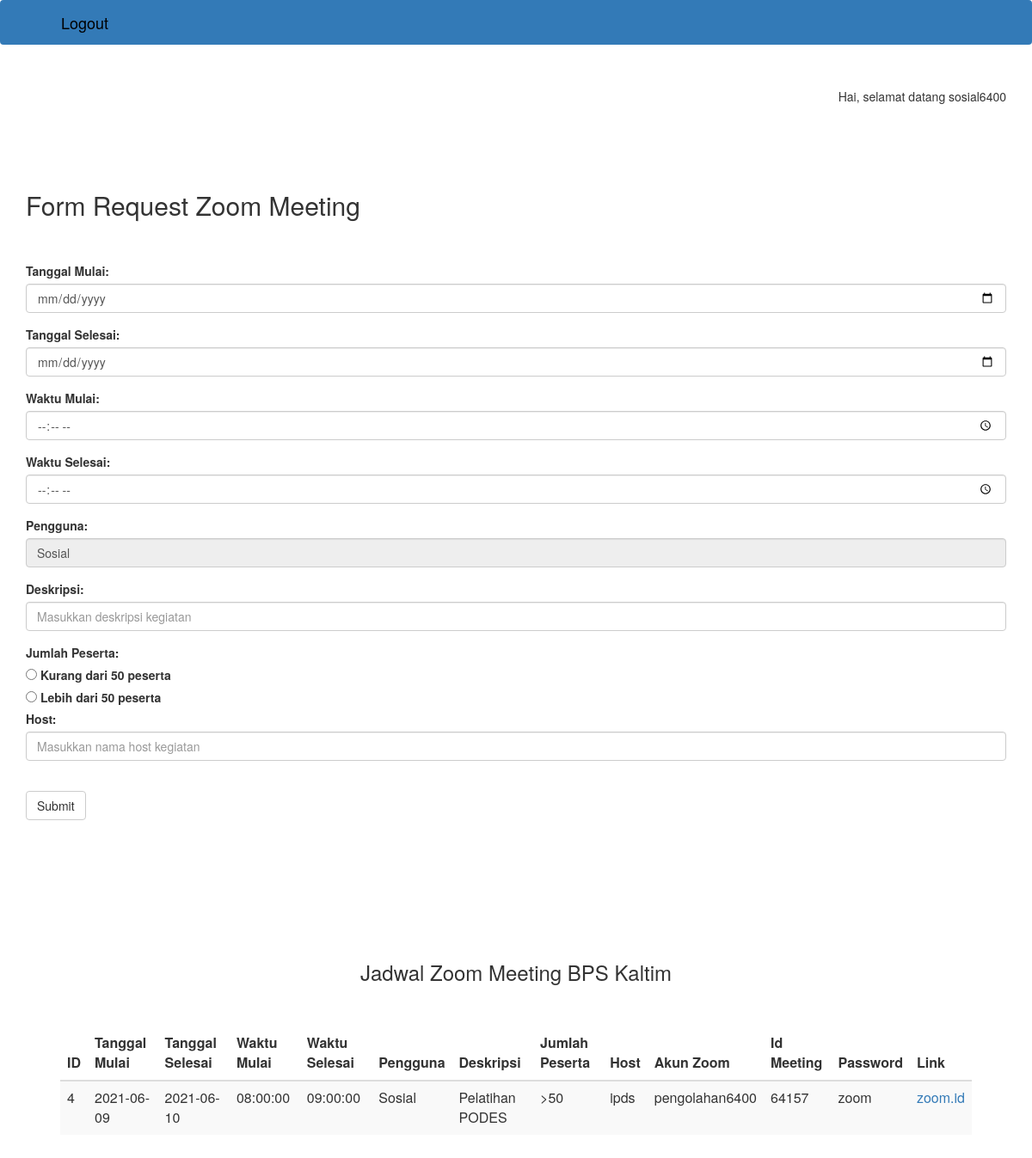
The app's page /req_jadwal/client/index.php (signed in) with its own data.
### tables this page shows
CREATE TABLE `jadwal_zoom` (
  `id` int(11) NOT NULL,
  `tanggal_mulai` date NOT NULL,
  `tanggal_selesai` date NOT NULL,
  `waktu_mulai` time NOT NULL,
  `waktu_selesai` time NOT NULL,
  `pengguna` varchar(225) NOT NULL,
  `deskripsi` varchar(225) NOT NULL,
  `jumlah_peserta` varchar(25) NOT NULL,
  `host` varchar(225) NOT NULL,
  `akun_zoom` varchar(225) NOT NULL,
  `id_meeting` varchar(225) NOT NULL,
  `password` varchar(225) NOT NULL,
  `link` varchar(225) NOT NULL,
  `username` varchar(225) NOT NULL
);

### req_jadwal/client/index.php (the view, shortened to what this page needs)
<html>
<head>
	<link rel="stylesheet" href="https://maxcdn.bootstrapcdn.com/bootstrap/3.4.1/css/bootstrap.min.css">
	<link href="https://cdn.jsdelivr.net/timepicker.js/latest/timepicker.min.css" rel="stylesheet"/>
    <link href="//maxcdn.bootstrapcdn.com/bootstrap/3.3.0/css/bootstrap.min.css" rel="stylesheet" id="bootstrap-css">
</head>
<body>
<nav class="navbar navbar-expand-lg navbar-dark bg-primary">
  <div class="container-fluid">
    <div class="collapse navbar-collapse" id="navbarColor01">
      <ul class="navbar-nav ml-auto">
        <a class="navbar-brand" href="logout.php" id="logout">Logout</a>
      </ul>
    </div>
  </div>
</nav>
<?php
echo "<div class='welcome' style='text-align:right'>" . " <p>Hai, selamat datang ". $_SESSION['username'] . "</p></div>";
$user = $_SESSION['username'];
?>
<br/>
<br/>
<div class="container">
  <h2>Form Request Zoom Meeting</h2>
  <br><br>
  <form id="myForm" method="post" action="<?php echo $_SERVER['PHP_SELF'];?>">
    <div class="form-group">
      <label class="form-label mt-4" for="startdate">Tanggal Mulai:</label>
	  <div class="form-floating mb-3">
      	<input type="date" class="form-control" id="startdate" placeholder="Masukkan tanggal mulai" name="zoom-start-date">
	  </div>
    </div>
    <div class="form-group">
      <label class="form-label mt-4" for="enddate">Tanggal Selesai:</label>
      <input type="date" class="form-control" id="enddate" placeholder="Masukkan tanggal selesai" name="zoom-end-date">
    </div>
	<div class="form-group">
      <label class="form-label mt-4" for="starttime">Waktu Mulai:</label>
      <input type="time" class="form-control" id="starttime" placeholder="Masukkan waktu mulai" name="zoom-start-time">
    </div>
	<div class="form-group">
      <label class="form-label mt-4" for="endtime">Waktu Selesai:</label>
      <input type="time" class="form-control" id="endtime" placeholder="Masukkan waktu selesai" name="zoom-end-time">
    </div>
	<div class="form-group">
      <label class="form-label mt-4" for="pengguna">Pengguna:</label>
	  <div class="form-floating mb-3">
		<?php if ($user == 'sosial6400' ) { ?>
			<input type="text" class="form-control" id="pengguna" name="zoom-pengguna" value="Sosial" readonly>
		<?php } ?>
	  </div>
    </div>
	<div class="form-group">
      <label class="form-label mt-4" for="deskripsi">Deskripsi:</label>
      <input type="text" class="form-control" id="deskripsi" placeholder="Masukkan deskripsi kegiatan" name="zoom-deskripsi">
    </div>
	<div class="">
      <label for="less50">Jumlah Peserta:</label><br>
      <input type="radio" class="" id="less50" name="zoom-radio" value="<50">
	  <label for="less50">Kurang dari 50 peserta</label><br>
	  <input type="radio" class="" id="more50" name="zoom-radio" value=">50">
	  <label for="more50">Lebih dari 50 peserta</label><br>
    </div>
	<div class="form-group">
      <label class="form-label mt-4" for="host">Host:</label>
      <input type="text" class="form-control" id="host" placeholder="Masukkan nama host kegiatan" name="zoom-host">
    </div>
	<br>
    <button type="submit" class="btn btn-default" name="submit">Submit</button>
  </form>
</div>
<br><br><br>
<div id="divtabel">
	<h3 style="text-align:center;">Jadwal Zoom Meeting BPS Kaltim</h3>
	<br><br>
	<table class="table table-hover table-striped">
		<thead class="thead-dark">
			<th>ID</th>
			<th>Tanggal Mulai</th>
			<th>Tanggal Selesai </th>
			<th>Waktu Mulai </th>
			<th>Waktu Selesai</th>
			<th>Pengguna</th>
			<th>Deskripsi</th>
			<th>Jumlah Peserta</th>
			<th>Host</th>
			<th>Akun Zoom</th>
			<th>Id Meeting</th>
			<th>Password</th>
			<th>Link</th>
		</thead>
		<?php
		$link = mysqli_connect("localhost", "root", "", "kalender_zoom");
		$user = $_SESSION['username'];
		$result = mysqli_query($link, "SELECT * FROM jadwal_zoom WHERE username='$user' ORDER BY id ASC");
		while($res = mysqli_fetch_array($result)) {
			echo "<tr>";
			echo "<td>".$res['id']."</td>";
			echo "<td>".$res['tanggal_mulai']."</td>";
			echo "<td>".$res['tanggal_selesai']."</td>";
			echo "<td>".$res['waktu_mulai']."</td>";
			echo "<td>".$res['waktu_selesai']."</td>";
			echo "<td>".$res['pengguna']."</td>";
			echo "<td>".$res['deskripsi']."</td>";
			echo "<td>".$res['jumlah_peserta']."</td>";
			echo "<td>".$res['host']."</td>";
			echo "<td>".$res['akun_zoom']."</td>";
			echo "<td>".$res['id_meeting']."</td>";
			echo "<td>".$res['password']."</td>";
			echo "<td><a href='".$res['link']."'>". $res['link'] ."</a></td>";
			echo "</tr>";
		}
		?>
	</table>
</div>
</body>
</html>

### req_jadwal/client/index.php (style rules this page uses)
.container { border:10px; }
.welcome { padding: 30px; }
#logout { color:black; text-align: right; }
#divtabel { border:10px; padding:70px; }

### records on screen
jadwal_zoom: id "4", tanggal_mulai "2021-06-09", tanggal_selesai "2021-06-10", waktu_mulai "08:00:00", waktu_selesai "09:00:00", pengguna "Sosial", deskripsi "Pelatihan PODES", jumlah_peserta ">50", host "ipds", akun_zoom "pengolahan6400", id_meeting "64157", password "zoom", link "zoom.id"

### other values on screen
$_SESSION['username'] "sosial6400"
